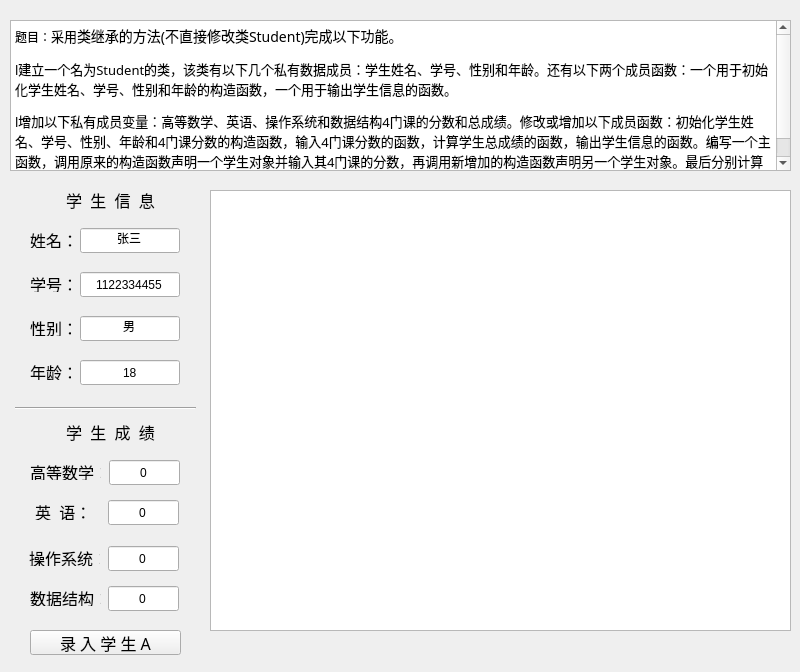
<?xml version="1.0" encoding="UTF-8"?>
<ui version="4.0">
 <class>G4_56</class>
 <widget class="QWidget" name="G4_56">
  <property name="geometry">
   <rect>
    <x>0</x>
    <y>0</y>
    <width>800</width>
    <height>672</height>
   </rect>
  </property>
  <property name="windowTitle">
   <string>G4_56</string>
  </property>
  <widget class="QTextBrowser" name="textBrowser">
   <property name="geometry">
    <rect>
     <x>10</x>
     <y>20</y>
     <width>781</width>
     <height>151</height>
    </rect>
   </property>
   <property name="font">
    <font>
     <family>幼圆</family>
     <pointsize>20</pointsize>
    </font>
   </property>
   <property name="html">
    <string>&lt;!DOCTYPE HTML PUBLIC &quot;-//W3C//DTD HTML 4.0//EN&quot; &quot;http://www.w3.org/TR/REC-html40/strict.dtd&quot;&gt;
&lt;html&gt;&lt;head&gt;&lt;meta name=&quot;qrichtext&quot; content=&quot;1&quot; /&gt;&lt;meta charset=&quot;utf-8&quot; /&gt;&lt;style type=&quot;text/css&quot;&gt;
p, li { white-space: pre-wrap; }
&lt;/style&gt;&lt;/head&gt;&lt;body style=&quot; font-family:'幼圆'; font-size:20pt; font-weight:400; font-style:normal;&quot;&gt;
&lt;p style=&quot; margin-top:12px; margin-bottom:12px; margin-left:0px; margin-right:0px; -qt-block-indent:0; text-indent:0px;&quot;&gt;&lt;span style=&quot; font-family:'Microsoft YaHei UI'; font-size:9pt;&quot;&gt;题目：&lt;/span&gt;&lt;span style=&quot; font-family:'Microsoft YaHei UI'; font-size:10pt;&quot;&gt;采用&lt;/span&gt;&lt;span style=&quot; font-family:'宋体'; font-size:10.5pt;&quot;&gt;类继承的方法&lt;/span&gt;&lt;span style=&quot; font-family:'Calibri','sans-serif'; font-size:10.5pt;&quot;&gt;(&lt;/span&gt;&lt;span style=&quot; font-family:'宋体'; font-size:10.5pt;&quot;&gt;不直接修改类&lt;/span&gt;&lt;span style=&quot; font-family:'Calibri','sans-serif'; font-size:10.5pt;&quot;&gt;Student)&lt;/span&gt;&lt;span style=&quot; font-family:'宋体'; font-size:10.5pt;&quot;&gt;完成以下功能。&lt;/span&gt;&lt;/p&gt;
&lt;p style=&quot; margin-top:12px; margin-bottom:12px; margin-left:0px; margin-right:0px; -qt-block-indent:0; text-indent:0px;&quot;&gt;&lt;span style=&quot; font-family:'Wingdings'; font-size:10pt;&quot;&gt;l&lt;/span&gt;&lt;span style=&quot; font-family:'宋体'; font-size:10pt;&quot;&gt;建立一个名为&lt;/span&gt;&lt;span style=&quot; font-size:10pt;&quot;&gt;Student&lt;/span&gt;&lt;span style=&quot; font-family:'宋体'; font-size:10pt;&quot;&gt;的类，该类有以下几个私有数据成员：学生姓名、学号、性别和年龄。还有以下两个成员函数：一个用于初始化学生姓名、学号、性别和年龄的构造函数，一个用于输出学生信息的函数。&lt;/span&gt;&lt;/p&gt;
&lt;p style=&quot; margin-top:12px; margin-bottom:12px; margin-left:0px; margin-right:0px; -qt-block-indent:0; text-indent:0px;&quot;&gt;&lt;span style=&quot; font-family:'Wingdings'; font-size:10pt;&quot;&gt;l&lt;/span&gt;&lt;span style=&quot; font-family:'宋体'; font-size:10pt;&quot;&gt;增加以下私有成员变量：高等数学、英语、操作系统和数据结构&lt;/span&gt;&lt;span style=&quot; font-size:10pt;&quot;&gt;4&lt;/span&gt;&lt;span style=&quot; font-family:'宋体'; font-size:10pt;&quot;&gt;门课的分数和总成绩。修改或增加以下成员函数：初始化学生姓名、学号、性别、年龄和&lt;/span&gt;&lt;span style=&quot; font-size:10pt;&quot;&gt;4&lt;/span&gt;&lt;span style=&quot; font-family:'宋体'; font-size:10pt;&quot;&gt;门课分数的构造函数，输入&lt;/span&gt;&lt;span style=&quot; font-size:10pt;&quot;&gt;4&lt;/span&gt;&lt;span style=&quot; font-family:'宋体'; font-size:10pt;&quot;&gt;门课分数的函数，计算学生总成绩的函数，输出学生信息的函数。编写一个主函数，调用原来的构造函数声明一个学生对象并输入其&lt;/span&gt;&lt;span style=&quot; font-size:10pt;&quot;&gt;4&lt;/span&gt;&lt;span style=&quot; font-family:'宋体'; font-size:10pt;&quot;&gt;门课的分数，再调用新增加的构造函数声明另一个学生对象。最后分别计算两个学生的总分，并在屏幕输出&lt;/span&gt;&lt;span style=&quot; font-family:'宋体'; font-size:10pt; color:#ff0000;&quot;&gt;两个学生的所有信息。&lt;/span&gt;&lt;/p&gt;&lt;/body&gt;&lt;/html&gt;</string>
   </property>
  </widget>
  <widget class="QLineEdit" name="id_1">
   <property name="geometry">
    <rect>
     <x>80</x>
     <y>272</y>
     <width>100</width>
     <height>25</height>
    </rect>
   </property>
   <property name="text">
    <string>1122334455</string>
   </property>
   <property name="alignment">
    <set>Qt::AlignCenter</set>
   </property>
  </widget>
  <widget class="QLabel" name="label_4">
   <property name="geometry">
    <rect>
     <x>30</x>
     <y>364</y>
     <width>41</width>
     <height>16</height>
    </rect>
   </property>
   <property name="font">
    <font>
     <family>幼圆</family>
     <pointsize>12</pointsize>
    </font>
   </property>
   <property name="text">
    <string>年龄：</string>
   </property>
  </widget>
  <widget class="QLineEdit" name="age_1">
   <property name="geometry">
    <rect>
     <x>80</x>
     <y>360</y>
     <width>100</width>
     <height>25</height>
    </rect>
   </property>
   <property name="text">
    <string>18</string>
   </property>
   <property name="alignment">
    <set>Qt::AlignCenter</set>
   </property>
  </widget>
  <widget class="QLineEdit" name="gender_1">
   <property name="geometry">
    <rect>
     <x>80</x>
     <y>316</y>
     <width>100</width>
     <height>25</height>
    </rect>
   </property>
   <property name="text">
    <string>男</string>
   </property>
   <property name="alignment">
    <set>Qt::AlignCenter</set>
   </property>
  </widget>
  <widget class="QLabel" name="label_2">
   <property name="geometry">
    <rect>
     <x>30</x>
     <y>276</y>
     <width>41</width>
     <height>16</height>
    </rect>
   </property>
   <property name="font">
    <font>
     <family>幼圆</family>
     <pointsize>12</pointsize>
    </font>
   </property>
   <property name="text">
    <string>学号：</string>
   </property>
  </widget>
  <widget class="QPushButton" name="tian_jia">
   <property name="geometry">
    <rect>
     <x>30</x>
     <y>630</y>
     <width>151</width>
     <height>25</height>
    </rect>
   </property>
   <property name="font">
    <font>
     <family>幼圆</family>
     <pointsize>12</pointsize>
    </font>
   </property>
   <property name="text">
    <string>录 入 学 生 A</string>
   </property>
  </widget>
  <widget class="QLabel" name="label_3">
   <property name="geometry">
    <rect>
     <x>30</x>
     <y>320</y>
     <width>41</width>
     <height>16</height>
    </rect>
   </property>
   <property name="font">
    <font>
     <family>幼圆</family>
     <pointsize>12</pointsize>
    </font>
   </property>
   <property name="text">
    <string>性别：</string>
   </property>
  </widget>
  <widget class="QLineEdit" name="name_1">
   <property name="geometry">
    <rect>
     <x>80</x>
     <y>228</y>
     <width>100</width>
     <height>25</height>
    </rect>
   </property>
   <property name="text">
    <string>张三</string>
   </property>
   <property name="alignment">
    <set>Qt::AlignCenter</set>
   </property>
  </widget>
  <widget class="QLabel" name="label">
   <property name="geometry">
    <rect>
     <x>30</x>
     <y>232</y>
     <width>51</width>
     <height>16</height>
    </rect>
   </property>
   <property name="font">
    <font>
     <family>幼圆</family>
     <pointsize>12</pointsize>
    </font>
   </property>
   <property name="text">
    <string>姓名：</string>
   </property>
  </widget>
  <widget class="QLabel" name="label_5">
   <property name="geometry">
    <rect>
     <x>30</x>
     <y>190</y>
     <width>161</width>
     <height>20</height>
    </rect>
   </property>
   <property name="font">
    <font>
     <family>幼圆</family>
     <pointsize>12</pointsize>
    </font>
   </property>
   <property name="text">
    <string>学  生  信  息</string>
   </property>
   <property name="alignment">
    <set>Qt::AlignCenter</set>
   </property>
  </widget>
  <widget class="QLabel" name="label_6">
   <property name="geometry">
    <rect>
     <x>30</x>
     <y>422</y>
     <width>161</width>
     <height>20</height>
    </rect>
   </property>
   <property name="font">
    <font>
     <family>幼圆</family>
     <pointsize>12</pointsize>
    </font>
   </property>
   <property name="text">
    <string>学  生  成  绩</string>
   </property>
   <property name="alignment">
    <set>Qt::AlignCenter</set>
   </property>
  </widget>
  <widget class="QLabel" name="label_10">
   <property name="geometry">
    <rect>
     <x>30</x>
     <y>464</y>
     <width>71</width>
     <height>16</height>
    </rect>
   </property>
   <property name="font">
    <font>
     <family>幼圆</family>
     <pointsize>12</pointsize>
    </font>
   </property>
   <property name="text">
    <string>高等数学：</string>
   </property>
  </widget>
  <widget class="QLineEdit" name="math_1">
   <property name="geometry">
    <rect>
     <x>109</x>
     <y>460</y>
     <width>71</width>
     <height>25</height>
    </rect>
   </property>
   <property name="text">
    <string>0</string>
   </property>
   <property name="alignment">
    <set>Qt::AlignCenter</set>
   </property>
  </widget>
  <widget class="Line" name="line">
   <property name="geometry">
    <rect>
     <x>15</x>
     <y>400</y>
     <width>181</width>
     <height>16</height>
    </rect>
   </property>
   <property name="orientation">
    <enum>Qt::Horizontal</enum>
   </property>
  </widget>
  <widget class="QLabel" name="label_11">
   <property name="geometry">
    <rect>
     <x>31</x>
     <y>504</y>
     <width>71</width>
     <height>16</height>
    </rect>
   </property>
   <property name="font">
    <font>
     <family>幼圆</family>
     <pointsize>12</pointsize>
    </font>
   </property>
   <property name="text">
    <string> 英  语：</string>
   </property>
  </widget>
  <widget class="QLabel" name="label_12">
   <property name="geometry">
    <rect>
     <x>30</x>
     <y>590</y>
     <width>71</width>
     <height>16</height>
    </rect>
   </property>
   <property name="font">
    <font>
     <family>幼圆</family>
     <pointsize>12</pointsize>
    </font>
   </property>
   <property name="text">
    <string>数据结构：</string>
   </property>
  </widget>
  <widget class="QLabel" name="label_13">
   <property name="geometry">
    <rect>
     <x>29</x>
     <y>550</y>
     <width>71</width>
     <height>16</height>
    </rect>
   </property>
   <property name="font">
    <font>
     <family>幼圆</family>
     <pointsize>12</pointsize>
    </font>
   </property>
   <property name="text">
    <string>操作系统：</string>
   </property>
  </widget>
  <widget class="QLineEdit" name="caozuo_1">
   <property name="geometry">
    <rect>
     <x>108</x>
     <y>546</y>
     <width>71</width>
     <height>25</height>
    </rect>
   </property>
   <property name="text">
    <string>0</string>
   </property>
   <property name="alignment">
    <set>Qt::AlignCenter</set>
   </property>
  </widget>
  <widget class="QLineEdit" name="data_1">
   <property name="geometry">
    <rect>
     <x>108</x>
     <y>586</y>
     <width>71</width>
     <height>25</height>
    </rect>
   </property>
   <property name="text">
    <string>0</string>
   </property>
   <property name="alignment">
    <set>Qt::AlignCenter</set>
   </property>
  </widget>
  <widget class="QLineEdit" name="english_1">
   <property name="geometry">
    <rect>
     <x>108</x>
     <y>500</y>
     <width>71</width>
     <height>25</height>
    </rect>
   </property>
   <property name="text">
    <string>0</string>
   </property>
   <property name="alignment">
    <set>Qt::AlignCenter</set>
   </property>
  </widget>
  <widget class="QListView" name="xian_shi">
   <property name="geometry">
    <rect>
     <x>210</x>
     <y>190</y>
     <width>581</width>
     <height>441</height>
    </rect>
   </property>
  </widget>
  <widget class="QLabel" name="ti_shi">
   <property name="geometry">
    <rect>
     <x>210</x>
     <y>640</y>
     <width>221</width>
     <height>20</height>
    </rect>
   </property>
   <property name="font">
    <font>
     <family>幼圆</family>
     <pointsize>12</pointsize>
    </font>
   </property>
   <property name="text">
    <string/>
   </property>
   <property name="alignment">
    <set>Qt::AlignLeading|Qt::AlignLeft|Qt::AlignVCenter</set>
   </property>
  </widget>
 </widget>
 <layoutdefault spacing="6" margin="11"/>
 <resources/>
 <connections>
  <connection>
   <sender>tian_jia</sender>
   <signal>clicked()</signal>
   <receiver>G4_56</receiver>
   <slot>lu_ru()</slot>
   <hints>
    <hint type="sourcelabel">
     <x>180</x>
     <y>640</y>
    </hint>
    <hint type="destinationlabel">
     <x>198</x>
     <y>642</y>
    </hint>
   </hints>
  </connection>
 </connections>
 <slots>
  <slot>lu_ru()</slot>
 </slots>
</ui>
